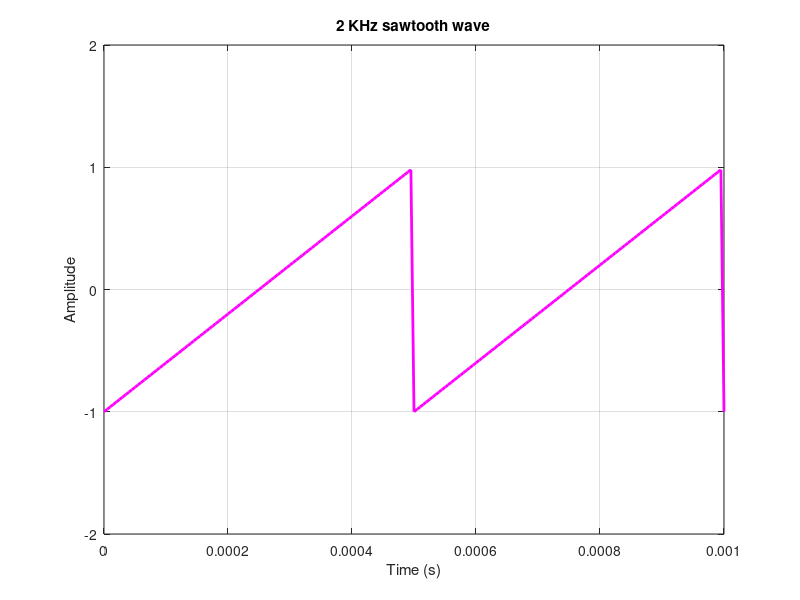

Reproduce this figure in MATLAB.
%% PRACTICE 2.4. Generation and analysis of a sawtooth signal

clc; clear all; close all
Amax = 1; % Amplitude
Fo = 2000; % Frequency
T = 1/Fo; % Period
phi = pi; % Initial phase
duration = 2*T; % Wave duration
Ts = T/100; % Sampling period
tn = 0:Ts:duration; % Discrete time vector
Fs = 1/Ts; % Sampling rate (velocity sent to the audio port)
% sawtooth wave: 
yn= sawtooth (2*pi*Fo*tn, 1);
plot(tn, yn, 'm', 'LineWidth', 2); grid on
ylim([-2, 2]); xlabel('Time (s)'); ylabel('Amplitude');
title('2 KHz sawtooth wave')
Fs = 1 / Ts;
% sound(yn, Fs) % Send sound vector to the output port
